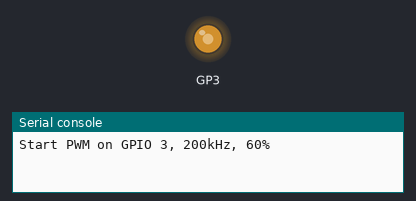
This program was run on a simulated Raspberry Pi Pico running MicroPython. Parts: output pins drawn as LEDs (lit = HIGH), the last lines printed to the serial console. At 6.0 s the program stops and its outputs stay as they are.

Above: at 0.1 s.
At 4.1 s:
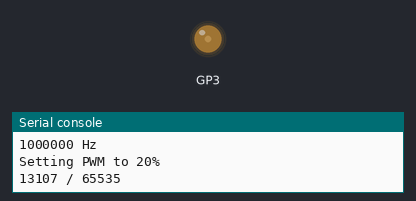
At 6.1 s:
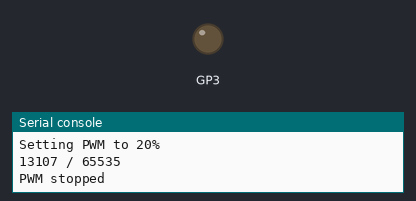
Timing chart, 0 to 7.5 s (numbered marks = the images above):
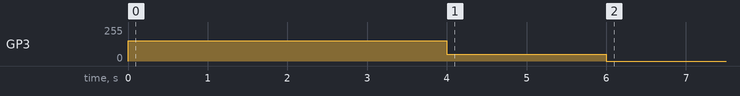

Measured:
- by itself, GP3: 0/255 → 153/255 at 0.00 s, → 51/255 4.0 s later, → 0/255 2.0 s later

The program:

pwmc.py
```python
''' Class PWMc allows setting of PWM 0 to 1   (0 to 100%)
    and changing frequency while keeping PWM value'''

from machine import PWM, Pin

class PWMc:
    def __init__(self, pin, freq = 5000):
        # set PWM pin + frequency
        self.pwm = PWM(Pin(pin))
        self.pwm.freq(int(freq))
        self.pwm.duty_u16(0)


    def set_pwm(self, value):
        # set PWM value 0.0 to  1.0, returns integer value 0...65535 corresponding to PWM
        self.value = value                 # remember last value
        pwmval = int(65535 * value)
        if pwmval > 65535: pwmval = 65535
        if pwmval < 0: pwmval = 0
        self.pwm.duty_u16(pwmval)
        return pwmval


    def set_freq(self, freq):
        # set new PWM frequency without changing the PWM value, returns frequency
        self.pwm.freq(int(freq))
        self.set_pwm(self.value)
        return self.pwm.freq()

    def stop(self):
        # deinit PWM
        self.set_pwm(0)
        self.pwm.deinit()


if __name__ == '__main__':
    print("Start PWM on GPIO 3, 200kHz, 60%")
    pw = PWMc(3, freq= 200E3)
    pw.set_pwm(0.6)

    import time
    time.sleep(2)

    print("Setting frequency to 1MHz")
    f = pw.set_freq(1000E3)
    print(f, "Hz")

    time.sleep(2)

    print("Setting PWM to 20%")
    d = pw.set_pwm(0.2)
    print(d ,"/ 65535")

    time.sleep(2)

    print("PWM stopped")
    pw.stop()
```
